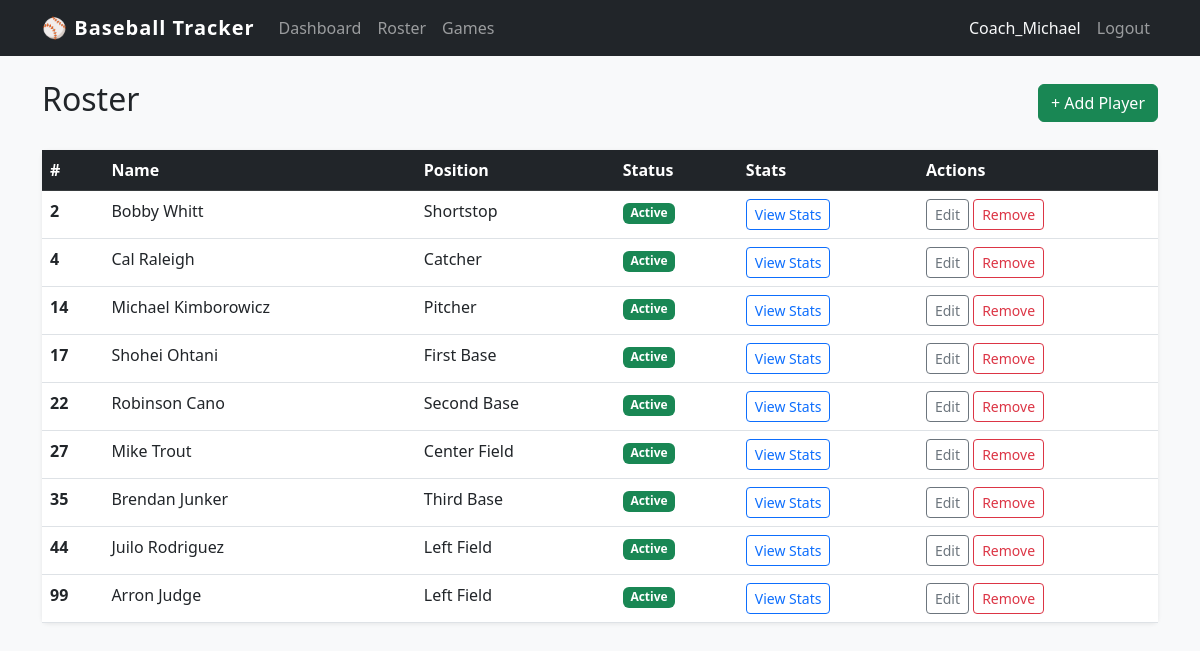
The app's page /roster/ (signed in) with its own data.
### core/models.py (models this page shows, shortened)
class Player(models.Model):
    POSITIONS = [
        ('P', 'Pitcher'), ('C', 'Catcher'), ('1B', 'First Base'),
        ('2B', 'Second Base'), ('3B', 'Third Base'), ('SS', 'Shortstop'),
        ('LF', 'Left Field'), ('CF', 'Center Field'), ('RF', 'Right Field'),
        ('DH', 'Designated Hitter'),
    ]
    first_name = models.CharField(max_length=50)
    last_name = models.CharField(max_length=50)
    jersey_number = models.IntegerField(unique=True)
    position = models.CharField(max_length=3, choices=POSITIONS)
    is_active = models.BooleanField(default=True)
    created_by = models.ForeignKey(User, on_delete=models.CASCADE)
    class Meta:
        ordering = ['jersey_number']

### core/views.py (the view)
# urls.py: path('roster/', views.roster, name='roster'),
@login_required
def roster(request):
    players = Player.objects.filter(created_by=request.user)
    return render(request, 'core/roster.html', {'players': players})

### core/templates/core/roster.html (shortened to what this page needs)
{% extends 'core/base.html' %}
{% block content %}
<div class="d-flex justify-content-between align-items-center mb-4">
  <h2>Roster</h2>
  <a href="{% url 'add_player' %}" class="btn btn-success">+ Add Player</a>
</div>
<div class="card">
  <table class="table table-hover mb-0">
    <thead class="table-dark">
      <tr><th>#</th><th>Name</th><th>Position</th><th>Status</th><th>Stats</th><th>Actions</th></tr>
    </thead>
    <tbody>
      {% for player in players %}
      <tr>
        <td><strong>{{ player.jersey_number }}</strong></td>
        <td>{{ player.first_name }} {{ player.last_name }}</td>
        <td>{{ player.get_position_display }}</td>
        <td>{% if player.is_active %}<span class="badge bg-success">Active</span>{% else %}<span class="badge bg-secondary">Inactive</span>{% endif %}</td>
        <td><a href="{% url 'player_stats' player.pk %}" class="btn btn-sm btn-outline-primary">View Stats</a></td>
        <td>
          <a href="{% url 'edit_player' player.pk %}" class="btn btn-sm btn-outline-secondary">Edit</a>
          <a href="{% url 'delete_player' player.pk %}" class="btn btn-sm btn-outline-danger">Remove</a>
        </td>
      </tr>
      {% empty %}
      <tr><td colspan="6" class="text-center text-muted py-3">No players yet — add your first player!</td></tr>
      {% endfor %}
    </tbody>
  </table>
</div>
{% endblock %}

### core/templates/core/base.html (shortened to what this page needs)
<!DOCTYPE html>
<html lang="en">
<head>
  <link href="https://cdn.jsdelivr.net/npm/bootstrap@5.3.0/dist/css/bootstrap.min.css" rel="stylesheet">
</head>
<body>
<nav class="navbar navbar-expand-lg navbar-dark bg-dark mb-4">
  <div class="container">
    <a class="navbar-brand" href="{% url 'dashboard' %}">⚾ Baseball Tracker</a>
    <div class="collapse navbar-collapse" id="nav">
      <ul class="navbar-nav me-auto">
        {% if user.is_authenticated %}
        <li class="nav-item"><a class="nav-link" href="{% url 'dashboard' %}">Dashboard</a></li>
        <li class="nav-item"><a class="nav-link" href="{% url 'roster' %}">Roster</a></li>
        <li class="nav-item"><a class="nav-link" href="{% url 'game_list' %}">Games</a></li>
        {% endif %}
      </ul>
      <ul class="navbar-nav">
        {% if user.is_authenticated %}
        <li class="nav-item"><span class="nav-link text-light">{{ user.username }}</span></li>
        <li class="nav-item"><a class="nav-link" href="{% url 'logout' %}">Logout</a></li>
        {% endif %}
      </ul>
    </div>
  </div>
</nav>
<div class="container pb-5">
  {% block content %}{% endblock %}
</div>
</body>
</html>

### core/templates/core/base.html (style rules this page uses)
body { background-color: #f8f9fa; }
.navbar-brand { font-weight: 700; letter-spacing: 1px; }
.card { border: none; box-shadow: 0 1px 4px rgba(0,0,0,.08); }

### records on screen
Player: jersey_number "2", first_name "Bobby", last_name "Whitt", position "Shortstop", is_active "Active"
Player: jersey_number "4", first_name "Cal", last_name "Raleigh", position "Catcher", is_active "Active"
Player: jersey_number "14", first_name "Michael", last_name "Kimborowicz", position "Pitcher", is_active "Active"
Player: jersey_number "17", first_name "Shohei", last_name "Ohtani", position "First Base", is_active "Active"
Player: jersey_number "22", first_name "Robinson", last_name "Cano", position "Second Base", is_active "Active"
Player: jersey_number "27", first_name "Mike", last_name "Trout", position "Center Field", is_active "Active"
Player: jersey_number "35", first_name "Brendan", last_name "Junker", position "Third Base", is_active "Active"
Player: jersey_number "44", first_name "Juilo", last_name "Rodriguez", position "Left Field", is_active "Active"
Player: jersey_number "99", first_name "Arron", last_name "Judge", position "Left Field", is_active "Active"

### other values on screen
{{ user.username }} "Coach_Michael"
